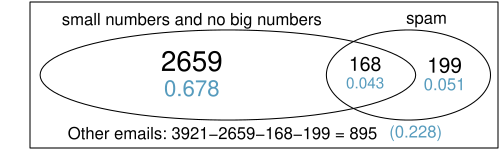

Recreate this plot in R.
library(openintro)
data(COL)
data(email)

table(email[,c("spam", "number")])

table(email[,c("number")])

myPDF('emailSpamNumberVenn.pdf', 5, 1.5,
      mar = c(0.1, 1.5, 0.1, 0.1))
plot(c(-0.2, 2.2),
     c(0, 1),
     type = 'n',
     ylab = "",
     axes = FALSE)
box()

z <- seq(0, 2 * pi, len = 99)
x1 <- cos(z) * 1.04 + 0.8
y1 <- sin(z) / 3 + 0.5
lines(c(x1, x1[1]), c(y1, y1[1]))

x2 <- cos(z) / 2.2 + 1.8
y2 <- sin(z) / 3 + 0.5
lines(c(x2, x2[1]),c(y2, y2[1]))

text(0.6, 0.9, 'small numbers and no big numbers')
text(1.9, 0.9, 'spam')
text(c(0.6, 1.56, 2),
     c(0.6, 0.58, 0.57),
     c(2659, 168, 199),
     cex = c(1.7, 1.2, 1.25))
text(c(0.6, 1.56, 2),
     c(0.4, 0.44, 0.43),
     c('0.678', '0.043', '0.051'),
     cex = c(1.3, 0.95, 1),
     col = COL[1])
text(0.77, 0.07, 'Other emails: 3921-2659-168-199 = 895')
text(1.84, 0.07, '(0.228)', col = COL[1])

dev.off()
table(email[,c("spam", "number")])
